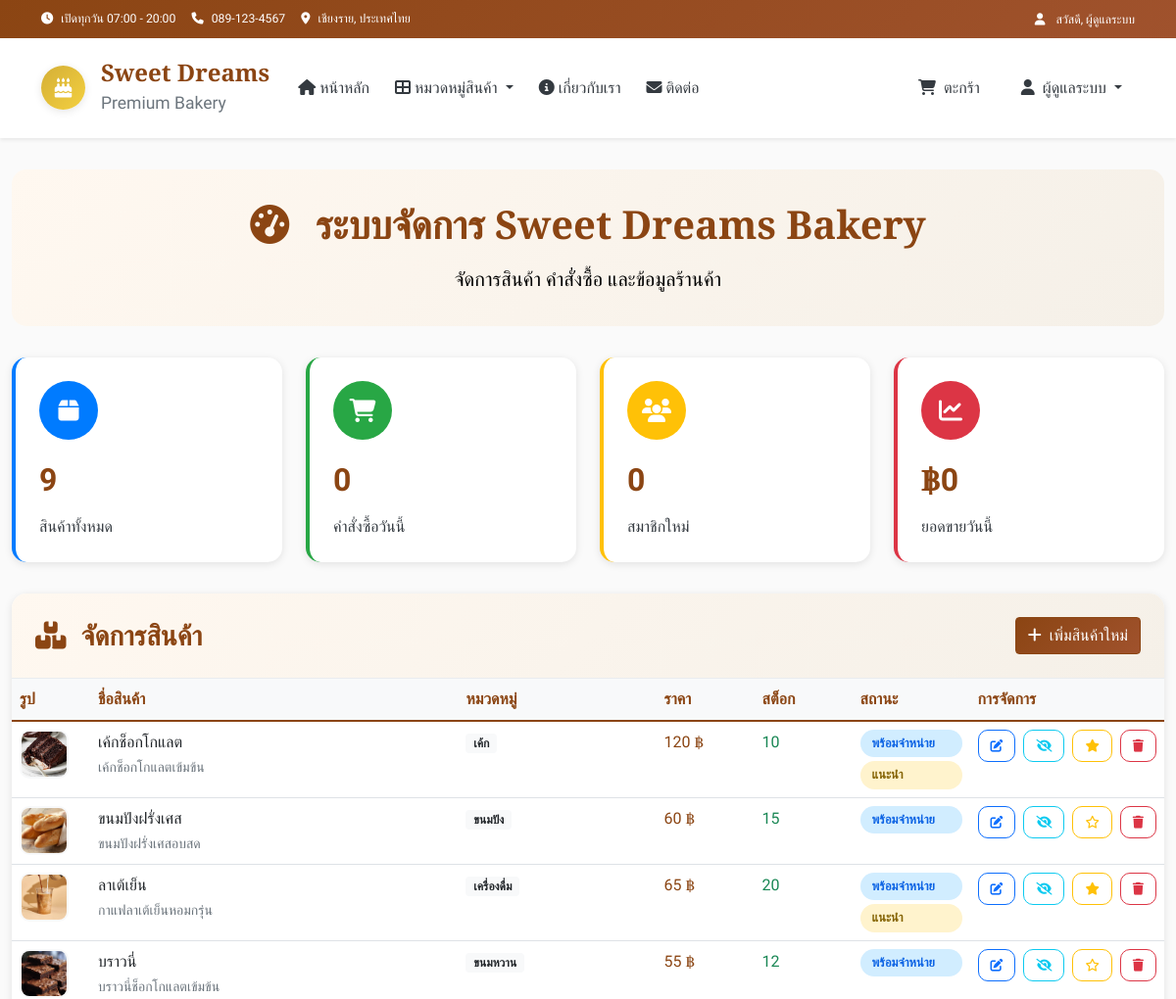
Page /admin (signed in, upper part) on the earlier database version.
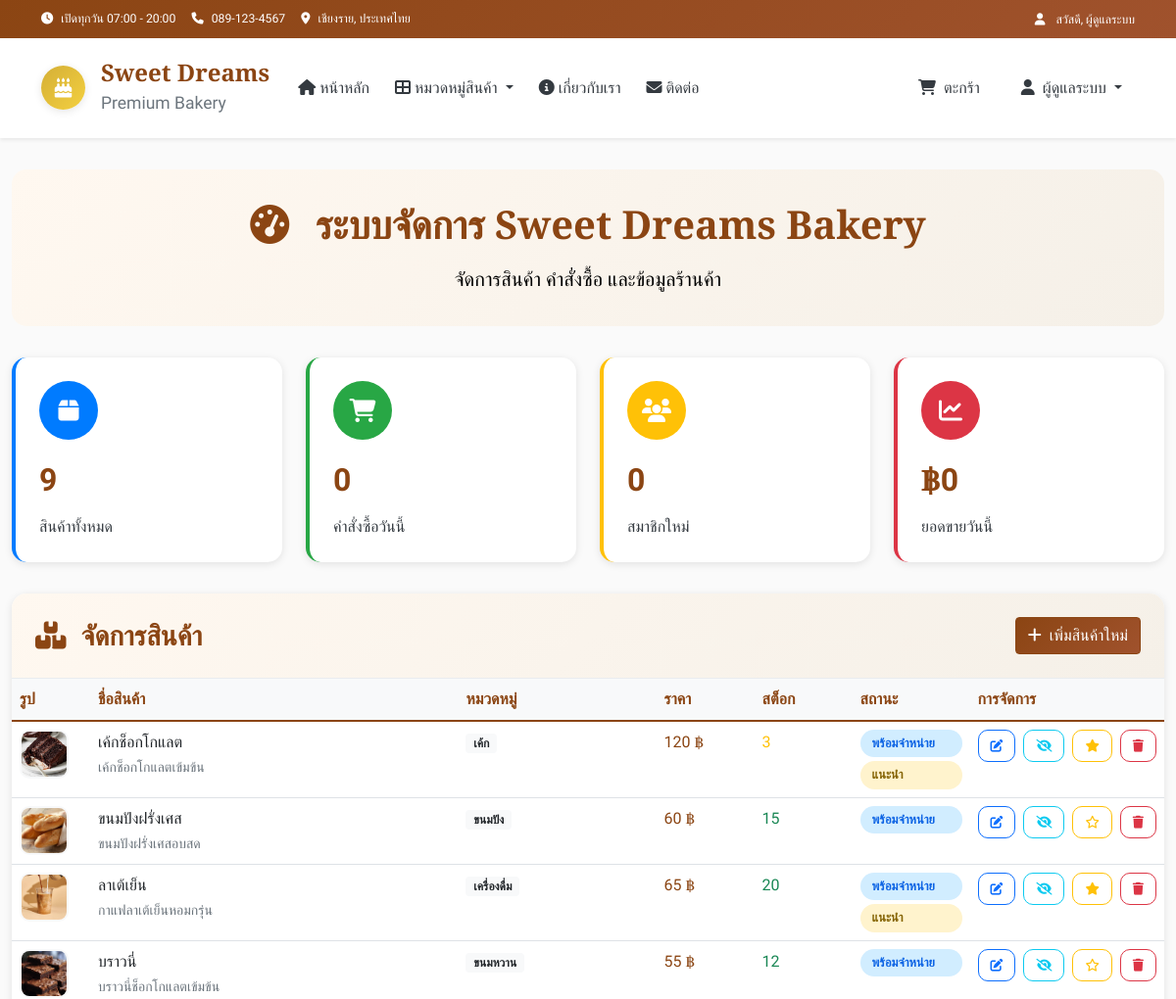
Same page on the later database version.
### tables this page shows
CREATE TABLE products (
        id INTEGER PRIMARY KEY AUTOINCREMENT,
        name TEXT NOT NULL,
        name_en TEXT,
        description TEXT,
        price DECIMAL(10,2) NOT NULL,
        image TEXT,
        category_id INTEGER,
        is_available BOOLEAN DEFAULT 1,
        is_featured BOOLEAN DEFAULT 0,
        stock_quantity INTEGER DEFAULT 0,
        created_at TIMESTAMP DEFAULT CURRENT_TIMESTAMP,
        FOREIGN KEY (category_id) REFERENCES categories (id)
    );

CREATE TABLE categories (
        id INTEGER PRIMARY KEY AUTOINCREMENT,
        name TEXT UNIQUE NOT NULL,
        name_en TEXT,
        icon TEXT,
        description TEXT,
        display_order INTEGER DEFAULT 0
    );

### app.py (the view)
@app.route('/admin')
def admin():
    if session.get('role') != 'admin':
        flash('คุณไม่มีสิทธิ์เข้าถึงหน้านี้')
        return redirect(url_for('index'))
    conn = get_db_connection()
    products = conn.execute("""
        SELECT p.*, c.name as category_name
        FROM products p
        JOIN categories c ON p.category_id = c.id
        ORDER BY p.created_at DESC
    """).fetchall()
    categories = get_categories()
    stats = conn.execute("""
        SELECT
            (SELECT COUNT(*) FROM products) as total_products,
            (SELECT COUNT(*) FROM orders WHERE date(created_at) = date('now')) as today_orders,
            (SELECT COUNT(*) FROM users WHERE role = 'customer') as total_users,
            (SELECT COALESCE(SUM(total_amount), 0) FROM orders WHERE date(created_at) = date('now')) as today_revenue
    """).fetchone()
    conn.close()
    return render_template('admin.html',
                         products=products,
                         categories=categories,
                         stats=stats)

### app.py (called while the page is built)
def get_db_connection():
    conn = sqlite3.connect(DB_NAME)
    conn.row_factory = sqlite3.Row
    return conn

def get_categories():
    conn = get_db_connection()
    categories = conn.execute(
        "SELECT * FROM categories ORDER BY display_order"
    ).fetchall()
    conn.close()
    return categories

def get_cart_total():
    cart = session.get('cart', {})
    total_items = sum(item['quantity'] for item in cart.values())
    total_price = sum(item['price'] * item['quantity'] for item in cart.values())
    return total_items, total_price

@app.context_processor
def inject_global_data():
    categories = get_categories()
    cart_total_items, _ = get_cart_total()
    return dict(
        categories=categories,
        cart_total_items=cart_total_items
    )

### templates/admin.html (shortened to what the changed rows need)
{% extends "layout.html" %}
{% block content %}
<div class="container-fluid admin-container">
    <div class="admin-header">
        <h1 class="mb-3">
            <i class="fas fa-tachometer-alt me-3"></i>
            ระบบจัดการ Sweet Dreams Bakery
        </h1>
    </div>
    <div class="products-section">
        <div class="table-responsive">
            {% if products %}
            <table class="table table-hover products-table">
                <thead>
                    <tr>
                        <th width="80">รูป</th>
                        <th>ชื่อสินค้า</th>
                        <th>หมวดหมู่</th>
                        <th width="100">ราคา</th>
                        <th width="100">สต็อก</th>
                        <th width="120">สถานะ</th>
                        <th width="150">การจัดการ</th>
                    </tr>
                </thead>
                <tbody>
                    {% for product in products %}
                    <tr data-product-id="{{ product.id }}">
                        <td>
                            {% if product.image %}
                                <img src="{{ url_for('static', filename='images/products/' + product.image) }}"
                                     alt="{{ product.name }}" class="product-image-thumb">
                            {% else %}
                                <div class="product-image-thumb d-flex align-items-center justify-content-center bg-light">
                                    <i class="fas fa-image text-muted"></i>
                                </div>
                            {% endif %}
                        </td>
                        <td>
                            <div class="fw-600">{{ product.name }}</div>
                            {% if product.description %}
                                <small class="text-muted">{{ product.description[:50] }}{% if product.description|length > 50 %}...{% endif %}</small>
                            {% endif %}
                        </td>
                        <td>
                            <span class="badge bg-light text-dark">{{ product.category_name }}</span>
                        </td>
                        <td class="fw-600 text-primary">{{ "%.0f"|format(product.price) }} ฿</td>
                        <td>
                            <span class="{% if product.stock_quantity <= 5 %}text-warning{% else %}text-success{% endif %}">
                                {{ product.stock_quantity }}
                            </span>
                        </td>
                        <td>
                            <div class="d-flex flex-column gap-1">
                                {% if product.is_available %}
                                    <span class="status-badge status-available">พร้อมจำหน่าย</span>
                                {% else %}
                                    <span class="status-badge status-unavailable">ไม่พร้อมจำหน่าย</span>
                                {% endif %}
                                {% if product.is_featured %}
                                    <span class="status-badge featured-badge">แนะนำ</span>
                                {% endif %}
                            </div>
                        </td>
                        <td>
                            <div class="action-buttons">
                                <button class="btn btn-outline-primary btn-action btn-edit"
                                        data-product-id="{{ product.id }}"
                                        data-bs-toggle="tooltip" title="แก้ไข">
                                    <i class="fas fa-edit"></i>
                                </button>
                                <button class="btn btn-outline-info btn-action btn-toggle-status"
                                        data-product-id="{{ product.id }}"
                                        data-current-status="{{ product.is_available }}"
                                        data-bs-toggle="tooltip"
                                        title="{% if product.is_available %}ปิดการจำหน่าย{% else %}เปิดการจำหน่าย{% endif %}">
                                    {% if product.is_available %}
                                        <i class="fas fa-eye-slash"></i>
                                    {% else %}
                                        <i class="fas fa-eye"></i>
                                    {% endif %}
                                </button>
                                <button class="btn btn-outline-warning btn-action btn-toggle-featured"
                                        data-product-id="{{ product.id }}"
                                        data-current-featured="{{ product.is_featured }}"
                                        data-bs-toggle="tooltip"
                                        title="{% if product.is_featured %}ยกเลิกแนะนำ{% else %}ตั้งเป็นสินค้าแนะนำ{% endif %}">
                                    {% if product.is_featured %}
                                        <i class="fas fa-star"></i>
                                    {% else %}
                                        <i class="far fa-star"></i>
                                    {% endif %}
                                </button>
                                <button class="btn btn-outline-danger btn-action btn-delete"
                                        data-product-id="{{ product.id }}"
                                        data-product-name="{{ product.name }}"
                                        data-bs-toggle="tooltip" title="ลบ">
                                    <i class="fas fa-trash"></i>
                                </button>
                            </div>
                        </td>
                    </tr>
                    {% endfor %}
                </tbody>
            </table>
            {% endif %}
        </div>
    </div>
</div>
{% endblock %}

Differences in the rows shown:
changed products "เค้กช็อกโกแลต": stock_quantity "10" → "3"
